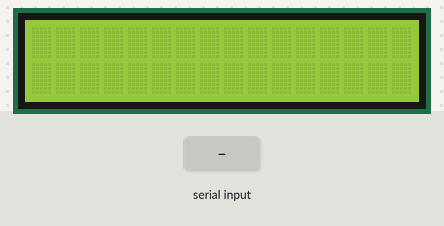
Simulated run of this sketch. Board: Arduino Uno, built with avr-gcc and run on an emulated ATmega328P. Parts: 16×2 character LCD. Inputs (shaded band) come from the test bench. What the sketch prints to the serial monitor is not drawn.

Above: at 1.2 s.
1.3 s: "1" received over Serial
At 3.1 s:
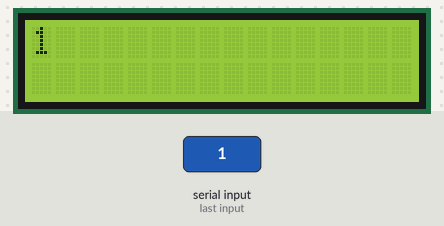
3.8 s: "0" received over Serial
At 6.0 s:
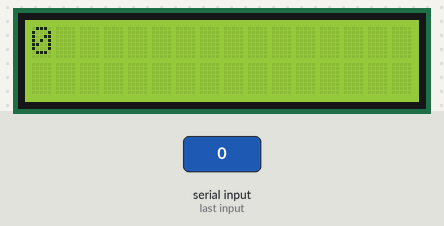
6.3 s: "2" received over Serial
At 8.1 s:
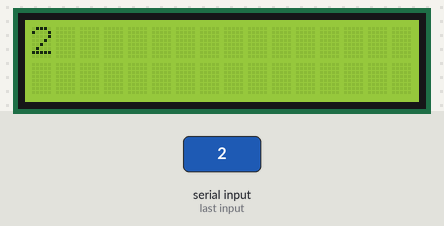
Timing chart, 0 to 9.6 s (numbered marks = the images above; inputs shaded):
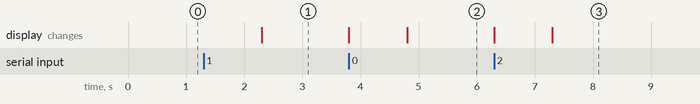

The sketch:

zadanie03.ino
```cpp
#include <LiquidCrystal.h>

const int rs = 8, en = 9, d4 = 4, d5 = 5, d6 = 6, d7 = 7;
LiquidCrystal lcd(rs, en, d4, d5, d6, d7);

void setup() {
  lcd.begin(16, 2);
  lcd.setCursor(0, 0);
  pinMode(A0,INPUT);
  Serial.begin(9600);
}

void loop() {
  while(Serial.available() == 0){}
  lcd.clear();
  String dane = Serial.readString();
  lcd.print(dane);
  for(int i = 0; i < dane.length(); i++) {
    Serial.print((int)dane.charAt(i));
    Serial.print(" ");
  }
  Serial.println();
}
```

Measured:
- after the input at 1.3 s, the display: changes after 1.0 s (image 1)
- after the input at 3.8 s, the display: first changes at once (image 2 shows a later state)
- after the input at 6.3 s, the display: first changes at once (image 3 shows a later state)
